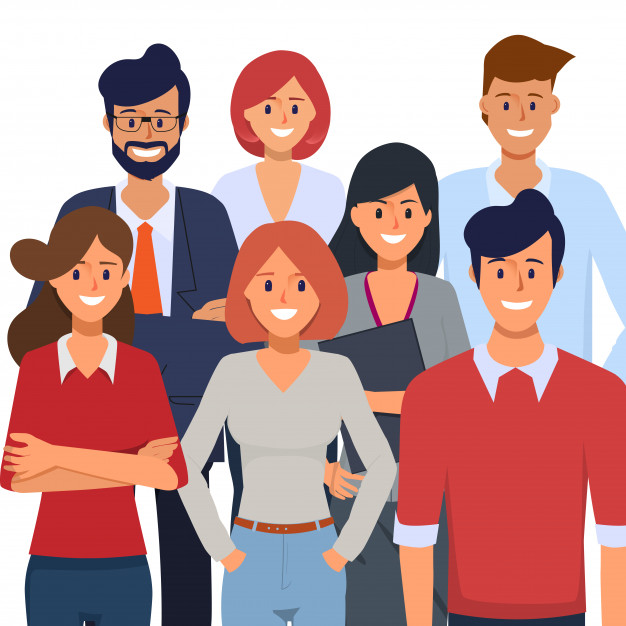
#> input picture Basics/images/people.jpg, 626 x 626 px
$ python rotation.py
#> lines starting #> are read from the running program, lines starting #| are printed output that depends on the picture
import numpy as np
import cv2

pic = cv2.imread("images/people.jpg")
#> pic is the input picture: shape (626, 626, 3); mean B, G, R 147.9, 149, 189.6
cols = pic.shape[0]
#> cols = 626
rows = pic.shape[1]
#> rows = 626
cv2.imshow('original', pic)

center = (cols/2, rows/2)
#> center = (313, 313)
angle = 90
# getRotationMatrix2D(centerm angle, scale)
T = cv2.getRotationMatrix2D(center, angle, 1)
rotated = cv2.warpAffine(pic, T, (cols, rows))
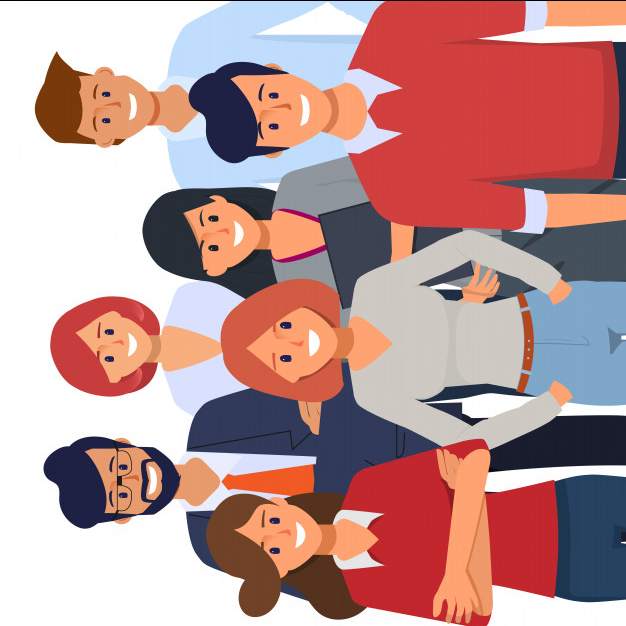
#> rotated: shape (626, 626, 3); mean B, G, R 147.5, 148.6, 189.2
cv2.imshow('anticlockwise', rotated)

T = cv2.getRotationMatrix2D(center, -90, 1)
rotated = cv2.warpAffine(pic, T, (cols, rows))
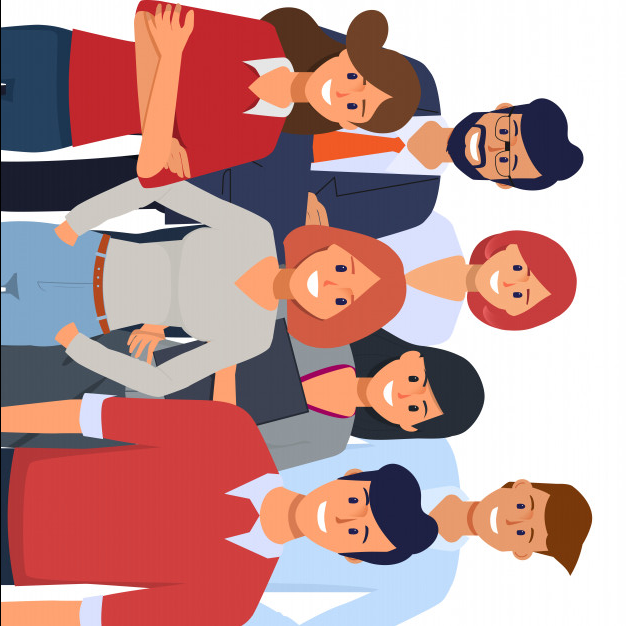
#> rotated: shape (626, 626, 3); mean B, G, R 147.5, 148.6, 189.2
cv2.imshow('clockwise', rotated)

T = cv2.getRotationMatrix2D(center, angle, 0.5)
rotated = cv2.warpAffine(pic, T, (cols, rows))
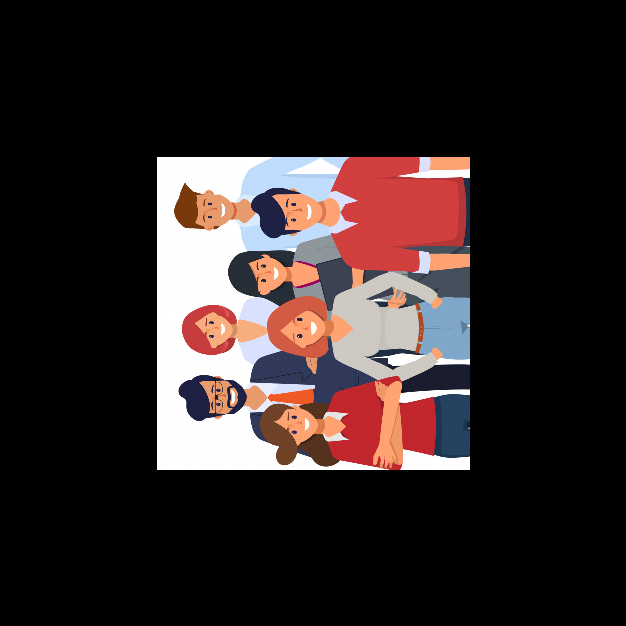
#> rotated: shape (626, 626, 3); mean B, G, R 36.9, 37.2, 47.4
cv2.imshow('scaled_havled', rotated)

T = cv2.getRotationMatrix2D(center, angle, 2)
rotated = cv2.warpAffine(pic, T, (cols, rows))
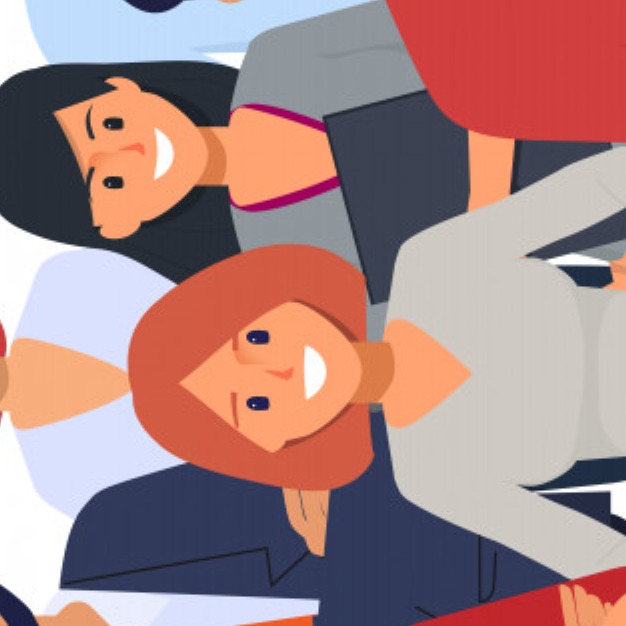
#> rotated: shape (626, 626, 3); mean B, G, R 133.2, 133.8, 167.9
cv2.imshow('scaled_doubled', rotated)

cv2.waitKey(0)
cv2.destroyAllWindows()

$ run again, with Basics/images/bird.jpg copied over Basics/images/people.jpg
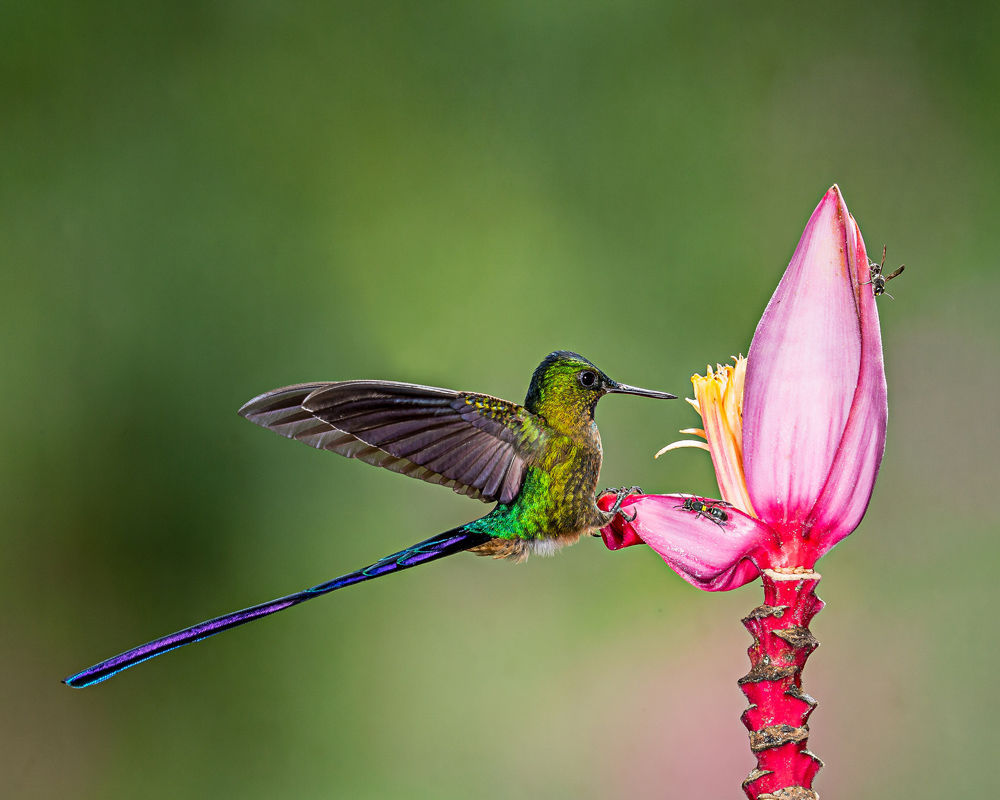
#> input picture Basics/images/bird.jpg, 1000 x 800 px
#> pic is the input picture: shape (800, 1000, 3); mean B, G, R 76.3, 116.8, 110.4
#> `rotated = cv2.warpAffine(pic, T, (cols, rows))`:
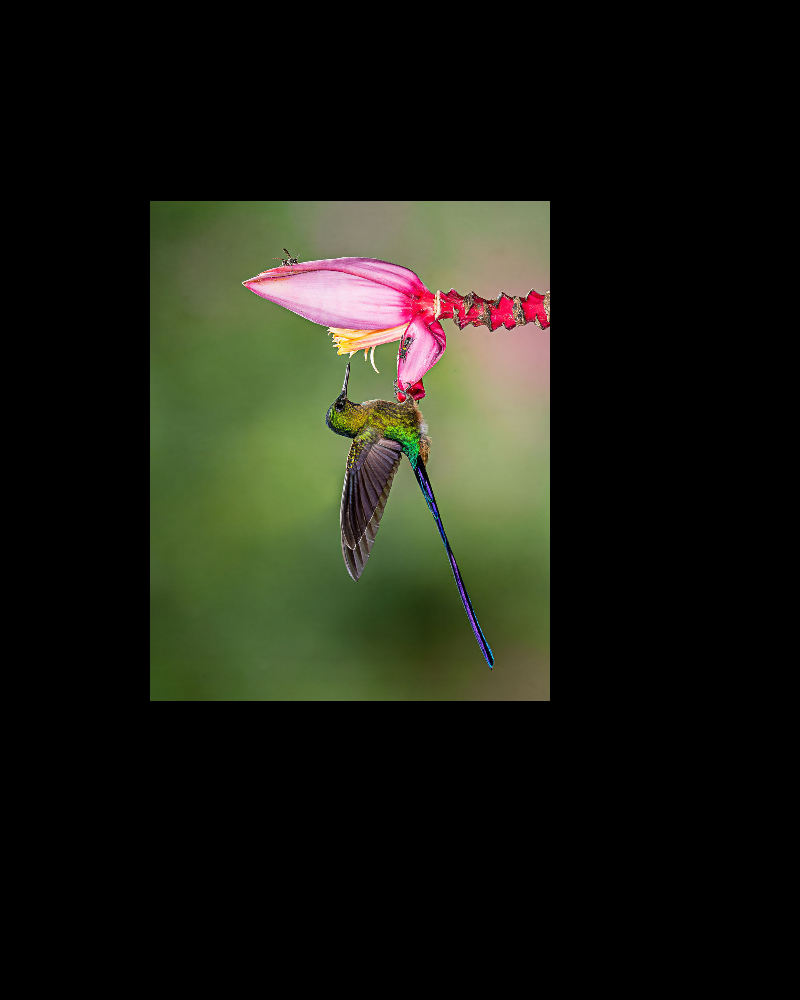
#> rotated: shape (1000, 800, 3); mean B, G, R 19.1, 29.2, 27.6
#> `rotated = cv2.warpAffine(pic, T, (cols, rows))`:
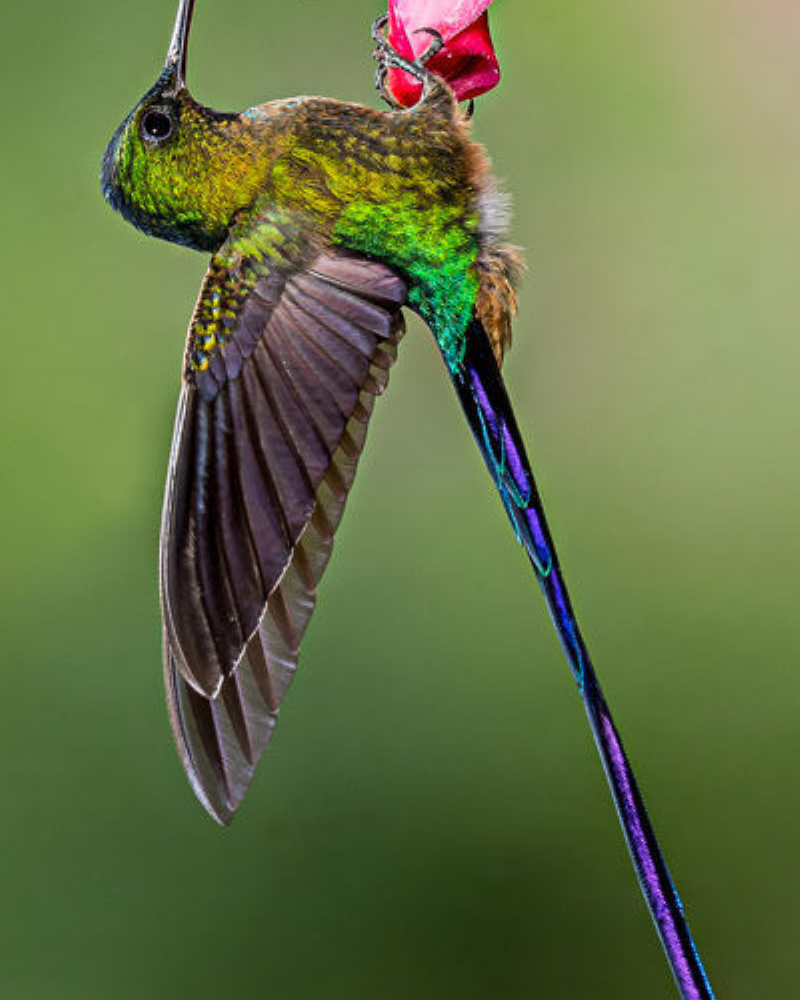
#> rotated: shape (1000, 800, 3); mean B, G, R 69.5, 113.9, 100.2
